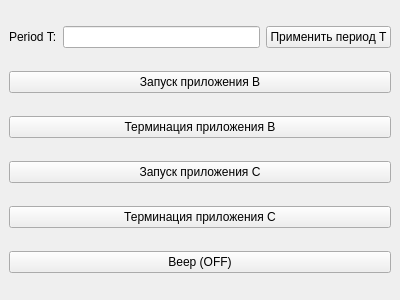
<?xml version="1.0" encoding="UTF-8"?>
<ui version="4.0">
 <class>MainWindow</class>
 <widget class="QMainWindow" name="MainWindow">
  <property name="geometry">
   <rect>
    <x>0</x>
    <y>0</y>
    <width>400</width>
    <height>300</height>
   </rect>
  </property>
  <property name="windowTitle">
   <string>Application A</string>
  </property>
  <widget class="QWidget" name="centralwidget">
   <layout class="QVBoxLayout" name="verticalLayout">
    <item>
     <layout class="QHBoxLayout" name="horizontalLayout">
      <item>
       <widget class="QLabel" name="label">
        <property name="text">
         <string>Period T:</string>
        </property>
       </widget>
      </item>
      <item>
       <widget class="QLineEdit" name="periodLineEdit"/>
      </item>
      <item>
       <widget class="QPushButton" name="applyPeriodButton">
        <property name="text">
         <string>Применить период Т</string>
        </property>
       </widget>
      </item>
     </layout>
    </item>
    <item>
     <widget class="QPushButton" name="startBButton">
      <property name="text">
       <string>Запуск приложения B</string>
      </property>
     </widget>
    </item>
    <item>
     <widget class="QPushButton" name="terminateBButton">
      <property name="text">
       <string>Терминация приложения B</string>
      </property>
     </widget>
    </item>
    <item>
     <widget class="QPushButton" name="startCButton">
      <property name="text">
       <string>Запуск приложения C</string>
      </property>
     </widget>
    </item>
    <item>
     <widget class="QPushButton" name="terminateCButton">
      <property name="text">
       <string>Терминация приложения C</string>
      </property>
     </widget>
    </item>
    <item>
     <widget class="QPushButton" name="beepButton">
      <property name="text">
       <string>Beep (OFF)</string>
      </property>
     </widget>
    </item>
   </layout>
  </widget>
 </widget>
 <resources/>
 <connections/>
</ui>
